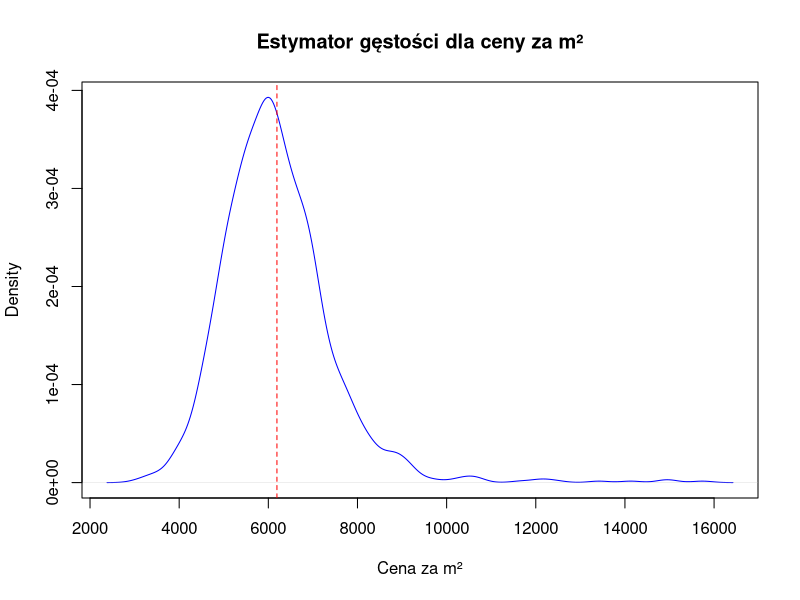

Here is the R script that generated this plot:
# lista11

# Global setup (alpha)
alpha <- 0.05

# Load data for tasks 3, 4, 5
# Use file.choose() if running interactively, or specify the path
# data <- read.csv2(file.choose(), text = gsub(",", ".", readLines(file.choose())), sep = ";")
# Assuming the file is in the same directory or using the original method with text connection:
tryCatch({
  data <- read.csv2(text = gsub(",", ".", readLines("dane/mieszkania.csv")), sep = ";")
}, error = function(e) {
  message("Could not read 'mieszkania.csv'. Please ensure the file is in the correct directory or provide the full path.")
  message("Error details: ", e$message)
  data <- NULL # Set data to NULL if file reading fails
})


#---------
# zadanie 1
#---------

# a) oczekiwana frekwencja , kostka jest symetryczna
observed <- c(171, 200, 168, 213, 226, 222)
n <- sum(observed)
expected_1a <- rep(n/6, 6)

# b) realizacja statyski testowej , test zgodnosci
chi_stat_1b <- sum((observed - expected_1a)^2 / expected_1a)

# c) wyznaczanie p
df_1c <- length(observed) - 1
p_value_1c <- 1 - pchisq(chi_stat_1b, df_1c)

# d) wniosek
wniosek_1d <- ifelse(p_value_1c < alpha, "Odrzucamy H0: Kostka nie jest symetryczna.", "Brak podstaw do odrzucenia H0: Kostka jest symetryczna.")

# e) chisq.test
result_1e <- chisq.test(observed, p = rep(1/6, 6))
stat_1e <- result_1e$statistic
p_value_1e <- result_1e$p.value

cat("------------------\n")
cat("zadanie 1\n")
cat("------------------\n")

cat("a) Oczekiwane frekwencje:\n", expected_1a, "\n")
cat("b) Statystyka testowa (Chi-kwadrat):\n", chi_stat_1b, "\n")
cat("c) Wartość p:\n", p_value_1c, "\n")
cat("d) Wniosek:\n", wniosek_1d, "\n")
cat("e) Wyniki chisq.test:\nStatystyka =", stat_1e, "\np-value =", p_value_1e, "\n")
cat("\n")


#---------
# zadanie 2
#---------

# a) oczekiwana frekwencja , niezaleznosc cech
observed_matrix <- matrix(c(200, 300, 150, 350), nrow = 2, byrow = TRUE)
expected_2a <- outer(rowSums(observed_matrix), colSums(observed_matrix)) / sum(observed_matrix)

# b) realizacja statyski testowej , test niezależnosci Pearsona
chi_stat_2b <- sum((observed_matrix - expected_2a)^2 / expected_2a)

# c) wartosc p
df_2c <- (nrow(observed_matrix)-1)*(ncol(observed_matrix)-1)
p_value_2c <- 1 - pchisq(chi_stat_2b, df_2c)

# d) wniosek
wniosek_2d <- ifelse(p_value_2c < alpha, "Odrzucamy H0: Istnieje zależność między płcią a wykształceniem.", "Brak podstaw do odrzucenia H0: Cechy są niezależne.")

# e) chisq.test
result_2e <- chisq.test(observed_matrix)
stat_2e <- result_2e$statistic
p_value_2e <- result_2e$p.value

# f) dokladny test Fishera  (fisher.test)
fisher_result_2f <- fisher.test(observed_matrix)
p_value_2f <- fisher_result_2f$p.value

cat("------------------\n")
cat(" zadanie 2 \n")
cat("------------------\n")

cat("a) Oczekiwane frekwencje (macierz):\n")
print(expected_2a)
cat("\nb) Statystyka testowa (Chi-kwadrat):\n", chi_stat_2b, "\n")
cat("c) Wartość p:\n", p_value_2c, "\n")
cat("d) Wniosek:\n", wniosek_2d, "\n")
cat("e) Wyniki chisq.test:\nStatystyka =", stat_2e, "\np-value =", p_value_2e, "\n")
cat("f) Wynik Fisher's Exact Test (p-value):\n", p_value_2f, "\n")
cat("\n")


#---------
# zadanie 3
#---------

if (!is.null(data)) {
  # a) rozklad liczby pokoi w zaleznosci od dzielnicy
  table_3a <- table(data$Dzielnica, data$Pokoje)

  # b) jakas smieszna zmienna
  # Stworzenie zmiennej nowa_pokoje: 4 lub więcej pokoi grupowane jako 4
  data$nowa_pokoje <- ifelse(data$Pokoje >= 4, 4, data$Pokoje)

  # c) liczba pokoi niezalezna od dzielnicy (test na nowej zmiennej)
  # Sprawdzenie czy tabela ma wystarczająco danych (unikalne dzielnice i pokoje)
  # Chi-kwadrat wymaga co najmniej 2 wierszy i 2 kolumn w tabeli obserwacji
  table_3c <- table(data$Dzielnica, data$nowa_pokoje)

cat("------------------\n")
cat(" zadanie 3 \n")
cat("------------------\n")
  cat("a) Rozkład liczby pokoi w zależności od dzielnicy:\n")
  print(table_3a)
  cat("\nb) Stworzono zmienną 'nowa_pokoje', grupując >=4 pokoje jako 4.\n")

  if (nrow(table_3c) > 1 && ncol(table_3c) > 1 && all(colSums(table_3c) > 0) && all(rowSums(table_3c) > 0) && sum(table_3c) > 0) {
     chi3 <- chisq.test(table_3c)
     cat("c) Wyniki testu niezależności (nowa_pokoje vs Dzielnica):\nStatystyka =", chi3$statistic, "\np-value =", chi3$p.value, "\n")
  } else {
     cat("c) Nie można wykonać testu chi-kwadrat. Tabela obserwacji dla testu niezależności nie spełnia wymagań (np. za mało kategorii).\n")
     # Print the table that caused the issue for debugging
     # print(table_3c)
  }
  cat("\n")
} else {
  cat("------------------\n")
cat(" zadanie 3 \n")
cat("------------------\n")
  cat("Nie można wykonać zadania 3, ponieważ plik 'mieszkania.csv' nie został wczytany.\n\n")
}


#---------
# zadanie 4
#---------

if (!is.null(data)) {
  # a) zmienna która wskazuje czy cena za m^2 > 6000
  data$cena_m2 <- data$Cena / data$Metraz
  data_clean <- data[!is.infinite(data$cena_m2) & !is.nan(data$cena_m2), ] # Usuń wartości niepoprawne (Inf i NaN)
  data_clean$cena_wysoka <- ifelse(data_clean$cena_m2 > 6000, "Tak", "Nie")
  data_clean <- data_clean[!is.na(data_clean$cena_wysoka), ] # Usuń NA, jeśli by się pojawiły

  # b) czy cena za m^2 jest zalezna od dzielnicy
  table_4b <- table(data_clean$Dzielnica, data_clean$cena_wysoka)

  cat("------------------\n")
cat(" zadanie 4 \n")
cat("------------------\n")
  cat("a) Stworzono zmienną 'cena_wysoka' (Tak/Nie, czy cena za m² > 6000).\n")

  if (nrow(table_4b) > 1 && ncol(table_4b) > 1 && all(colSums(table_4b) > 0) && all(rowSums(table_4b) > 0) && sum(table_4b) > 0) {
      chi4 <- chisq.test(table_4b)
      cat("b) Wyniki testu niezależności (cena_wysoka vs Dzielnica):\nStatystyka =", chi4$statistic, "\np-value =", chi4$p.value, "\n")
  } else {
      cat("b) Nie można wykonać testu chi-kwadrat. Tabela obserwacji dla testu niezależności nie spełnia wymagań (np. za mało kategorii, brak obserwacji w niektórych kategoriach).\n")
      # print(table_4b) # Useful for debugging
  }
  cat("\n")
} else {
   cat("--------- zadanie 4 ---------\n")
   cat("Nie można wykonać zadania 4, ponieważ plik 'mieszkania.csv' nie został wczytany.\n\n")
}


#---------
# zadanie 5
#---------

if (!is.null(data)) {
  # ensure cena_m2 is clean
  data_clean_5 <- data[!is.infinite(data$cena_m2) & !is.nan(data$cena_m2), ]
  cena_m2_clean <- na.omit(data_clean_5$cena_m2)

  cat("------------------\n")
cat(" zadanie 5 \n")
cat("------------------\n")


  # a) Test normalności dla ceny za m²
  if (length(cena_m2_clean) >= 3) {
    shapiro_test_cena_5a <- shapiro.test(cena_m2_clean)
    cat("a) Test normalności Shapiro-Wilka dla ceny za m²:\np-value =", shapiro_test_cena_5a$p.value, "\n")
    # estymator gęstości (plot)
    plot(density(cena_m2_clean), main = "Estymator gęstości dla ceny za m²", xlab = "Cena za m²", col = "blue")
    abline(v = mean(cena_m2_clean), col = "red", lty = 2)
  } else {
    cat("a) Za mało danych do wykonania testu Shapiro-Wilka i rysowania estymatora gęstości dla ceny za m² (wymagane min. 3 obserwacje).\n")
  }
  cat("\n")

  #b) Test normalności dla metrażu mieszkań w Śródmieściu
  srodmiescie_data_5b <- subset(data, Dzielnica == "Śródmieście")
  srodmiescie_metraz_5b <- na.omit(srodmiescie_data_5b$Metraz)

  if (length(srodmiescie_metraz_5b) >= 3) {
    shapiro_test_metraz_5b <- shapiro.test(srodmiescie_metraz_5b)
    cat("b) Test normalności Shapiro-Wilka dla metrażu w Śródmieściu:\np-value =", shapiro_test_metraz_5b$p.value, "\n")

    # Estymator gęstości (plot)
    plot(density(srodmiescie_metraz_5b),
         main = "Estymator gęstości dla metrażu w Śródmieściu",
         xlab = "Metraż",
         col = "darkgreen")
    abline(v = mean(srodmiescie_metraz_5b), col = "red", lty = 2)
    cat("   (Wygenerowano wykres estymatora gęstości dla metrażu w Śródmieściu)\n")

  } else {
    cat("b) Za mało danych do wykonania testu Shapiro-Wilka i rysowania estymatora gęstości dla metrażu w Śródmieściu (wymagane min. 3 obserwacje).\n")
  }
  cat("\n")

} else {
  cat("------------------\n")
cat(" zadanie 5 \n")
cat("------------------\n")
  cat("Nie można wykonać zadania 5, ponieważ plik 'mieszkania.csv' nie został wczytany.\n\n")
}


#---------
# zadanie 6
#---------

set.seed(123) # Ustawienie ziarna dla powtarzalności wyników losowych

# a) 1000 realizacji z rozkładu wykladniczego o wartosci oczekiwanej 1 (czyli rate=1)
exp_sample_6a <- rexp(1000, rate = 1)

# b) Testy zgodności (Kolmogorowa-Smirnowa)
# i) rozkad normalny o sredniej 1 odchylenie 1
ks_normal_6bi <- ks.test(exp_sample_6a, "pnorm", mean = 1, sd = 1)
p_value_6bi <- ks_normal_6bi$p.value

# ii) rozklad wykladniczy lambda=1
ks_exp_6bii <- ks.test(exp_sample_6a, "pexp", rate = 1)
p_value_6bii <- ks_exp_6bii$p.value

# c) 1000 realizacji Gamma ,ksztalt 100 , skala 1 (czyli rate=1/scale=1)
# Srednia rozkladu Gamma to shape/rate = 100/1 = 100.
# Odchylenie standardowe to sqrt(shape)/rate = sqrt(100)/1 = 10.
gamma_sample_6c <- rgamma(1000, shape = 100, rate = 1)

# d) Testy zgodności (Kolmogorowa-Smirnowa) dla próbki Gamma
# i) rozkalad normalny , srednia 100 , odchylenie 10
ks_normal_gamma_6di <- ks.test(gamma_sample_6c, "pnorm", mean = 100, sd = 10)
p_value_6di <- ks_normal_gamma_6di$p.value

# ii) rozklad Gamma , parametry 100 (ksztalt), 1 (rate)
ks_gamma_6dii <- ks.test(gamma_sample_6c, "pgamma", shape = 100, rate = 1)
p_value_6dii <- ks_gamma_6dii$p.value

cat("------------------\n")
cat(" zadanie 6 \n")
cat("------------------\n")

cat("a) Wygenerowano 1000 realizacji z rozkładu wykładniczego (rate=1).\n")
cat("   Pierwsze 10 elementów:", head(exp_sample_6a, 10), "...\n")
cat("b) Testy zgodności dla próbki wykładniczej:\n")
cat("   i) Wartość p (vs N(1,1)):", p_value_6bi, "\n")
cat("   ii) Wartość p (vs Exp(1)):", p_value_6bii, "\n")
cat("c) Wygenerowano 1000 realizacji z rozkładu Gamma (shape=100, rate=1).\n")
cat("   Pierwsze 10 elementów:", head(gamma_sample_6c, 10), "...\n")
cat("d) Testy zgodności dla próbki Gamma:\n")
cat("   i) Wartość p (vs N(100,10)):", p_value_6di, "\n")
cat("   ii) Wartość p (vs Gamma(100,1)):", p_value_6dii, "\n")
cat("\n")